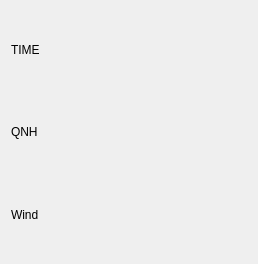
<?xml version="1.0" encoding="UTF-8"?>
<ui version="4.0">
 <class>Metar</class>
 <widget class="QWidget" name="Metar">
  <property name="geometry">
   <rect>
    <x>0</x>
    <y>0</y>
    <width>258</width>
    <height>264</height>
   </rect>
  </property>
  <property name="sizePolicy">
   <sizepolicy hsizetype="Minimum" vsizetype="Minimum">
    <horstretch>0</horstretch>
    <verstretch>0</verstretch>
   </sizepolicy>
  </property>
  <property name="windowTitle">
   <string>Form</string>
  </property>
  <layout class="QVBoxLayout" name="verticalLayout">
   <item>
    <widget class="QLabel" name="TIMELabel">
     <property name="text">
      <string>TIME</string>
     </property>
    </widget>
   </item>
   <item>
    <widget class="QLabel" name="QNHLabel">
     <property name="styleSheet">
      <string notr="true"/>
     </property>
     <property name="text">
      <string>QNH</string>
     </property>
    </widget>
   </item>
   <item>
    <widget class="QLabel" name="WindLabel">
     <property name="text">
      <string>Wind</string>
     </property>
    </widget>
   </item>
  </layout>
 </widget>
 <resources/>
 <connections/>
</ui>
